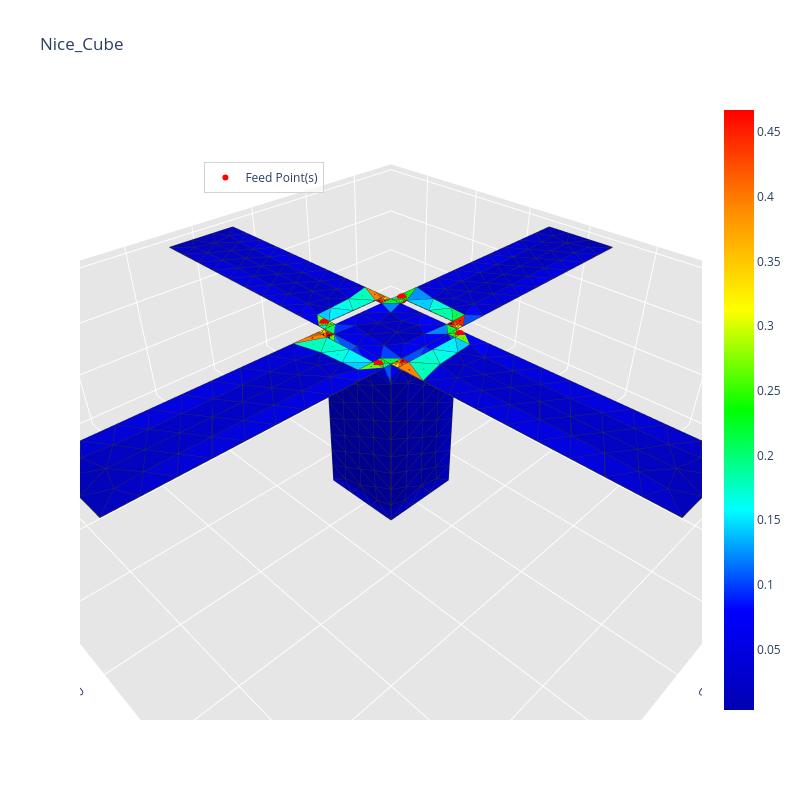

Notebook cell for this chart:
### Code cell
_ = radiation_algorithm(path, frequency, feed_point,
                        voltage_amplitude=voltage_amplitude, 
                        excitation_unit_vector=excitation_units_vector, 
                        gap_width=0.3*initial_mesh_size,
                        voltage_phase=phase,
                        show=True, save_image=False)

### Figure 1 — Plotly figure (JSON) as saved in the notebook; plotly's stock layout.template omitted (floating-point values rounded to 4 significant figures; data arrays with more than 128 entries replaced by an {"elided": "..."} marker saying what was removed)
{"data": [{"facecolor": {"elided": "708 str values"}, "i": {"elided": "708 int values"}, "j": {"elided": "708 int values"}, "k": {"elided": "708 int values"}, "name": "", "type": "mesh3d", "x": {"elided": "402 float values"}, "y": {"elided": "402 float values"}, "z": {"elided": "402 float values"}}, {"line": {"color": "rgb(50, 50, 50)", "width": 1.5}, "mode": "lines", "showlegend": false, "type": "scatter3d", "x": {"elided": "3540 float values"}, "y": {"elided": "3540 float values"}, "z": {"elided": "3540 float values"}}, {"hoverinfo": "none", "marker": {"color": [0.00309, 0.4671], "colorscale": [[0, "rgb(0, 0, 180)"], [0.1667, "rgb(0, 0, 255)"], [0.3333, "rgb(0, 255, 255)"], [0.5, "rgb(0, 255, 0)"], [0.6667, "rgb(255, 255, 0)"], [0.8333, "rgb(255, 140, 0)"], [1, "rgb(255, 0, 0)"]], "showscale": true, "size": 0.1}, "mode": "markers", "showlegend": false, "type": "scatter3d", "x": [-0.05], "y": [-0.05], "z": [-0.3]}, {"anchor": "tail", "colorscale": [[0, "black"], [1, "black"]], "name": "Current direction", "showscale": false, "sizemode": "absolute", "sizeref": 0.0288, "type": "cone", "u": {"elided": "708 float values"}, "v": {"elided": "708 float values"}, "w": {"elided": "708 float values"}, "x": {"elided": "708 float values"}, "y": {"elided": "708 float values"}, "z": {"elided": "708 float values"}}, {"marker": {"color": "red", "size": 6, "symbol": "circle"}, "mode": "markers+text", "name": "Feed Point(s)", "type": "scatter3d", "x": [0.06, -0.0425, -0.06, 0.0425], "y": [0.0425, 0.06, -0.0425, -0.06], "z": [0.0, 0.0, 0.0, 0.0]}], "layout": {"height": 800, "legend": {"bgcolor": "rgba(255,255,255,0.7)", "bordercolor": "lightgray", "borderwidth": 1, "x": 0.2, "xanchor": "left", "y": 0.9, "yanchor": "top"}, "scene": {"aspectratio": {"x": 1, "y": 1, "z": 0.3}, "camera": {"eye": {"x": 0.65, "y": 0.65, "z": 0.65}}, "xaxis": {"backgroundcolor": "rgb(230, 230, 230)", "gridcolor": "rgb(255, 255, 255)", "showbackground": true, "zerolinecolor": "rgb(255, 255, 255)"}, "yaxis": {"backgroundcolor": "rgb(230, 230, 230)", "gridcolor": "rgb(255, 255, 255)", "showbackground": true, "zerolinecolor": "rgb(255, 255, 255)"}, "zaxis": {"backgroundcolor": "rgb(230, 230, 230)", "gridcolor": "rgb(255, 255, 255)", "showbackground": true, "zerolinecolor": "rgb(255, 255, 255)"}}, "title": {"text": "Nice_Cube"}, "width": 800}}
